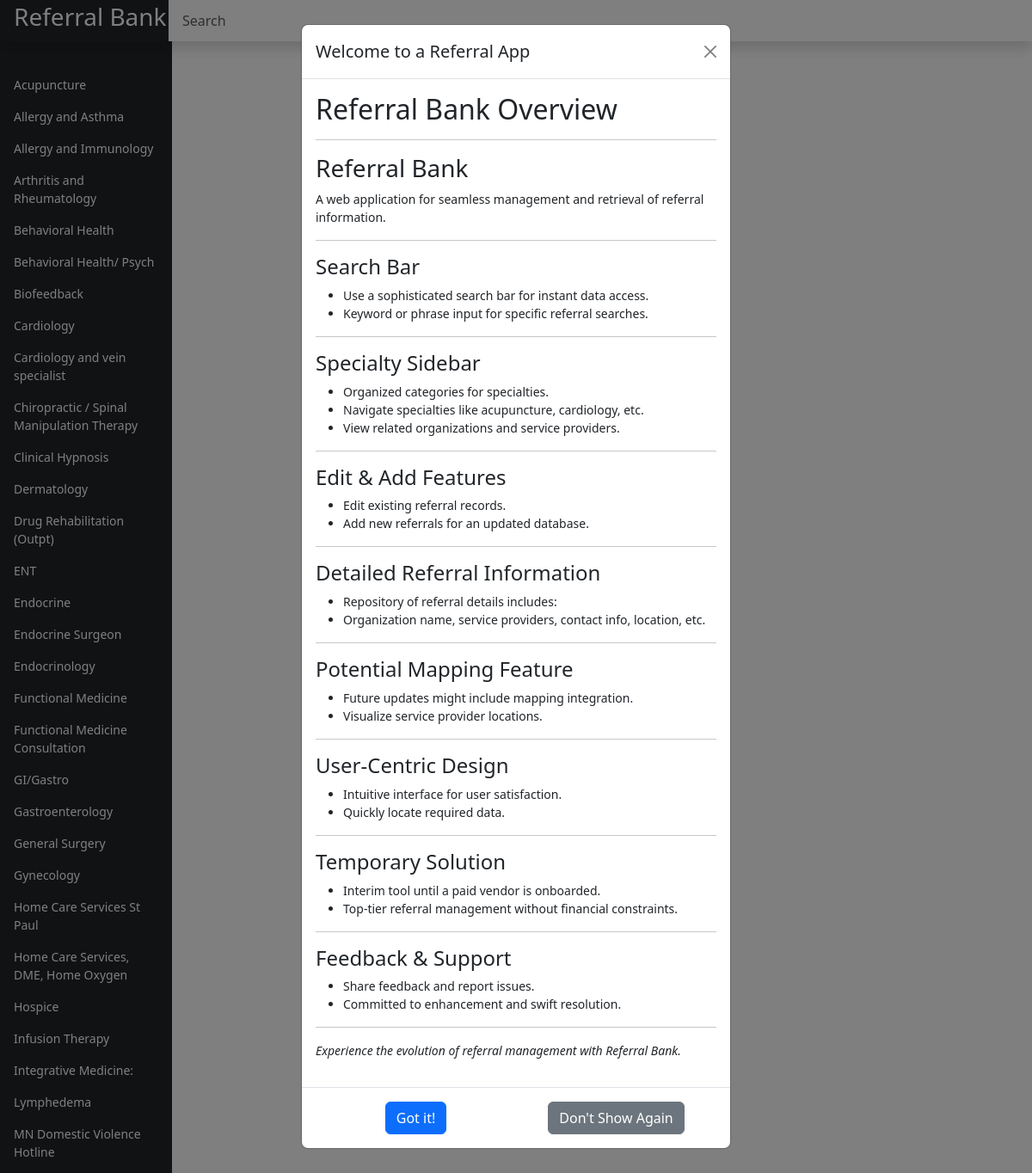
Before: / with the older database file.
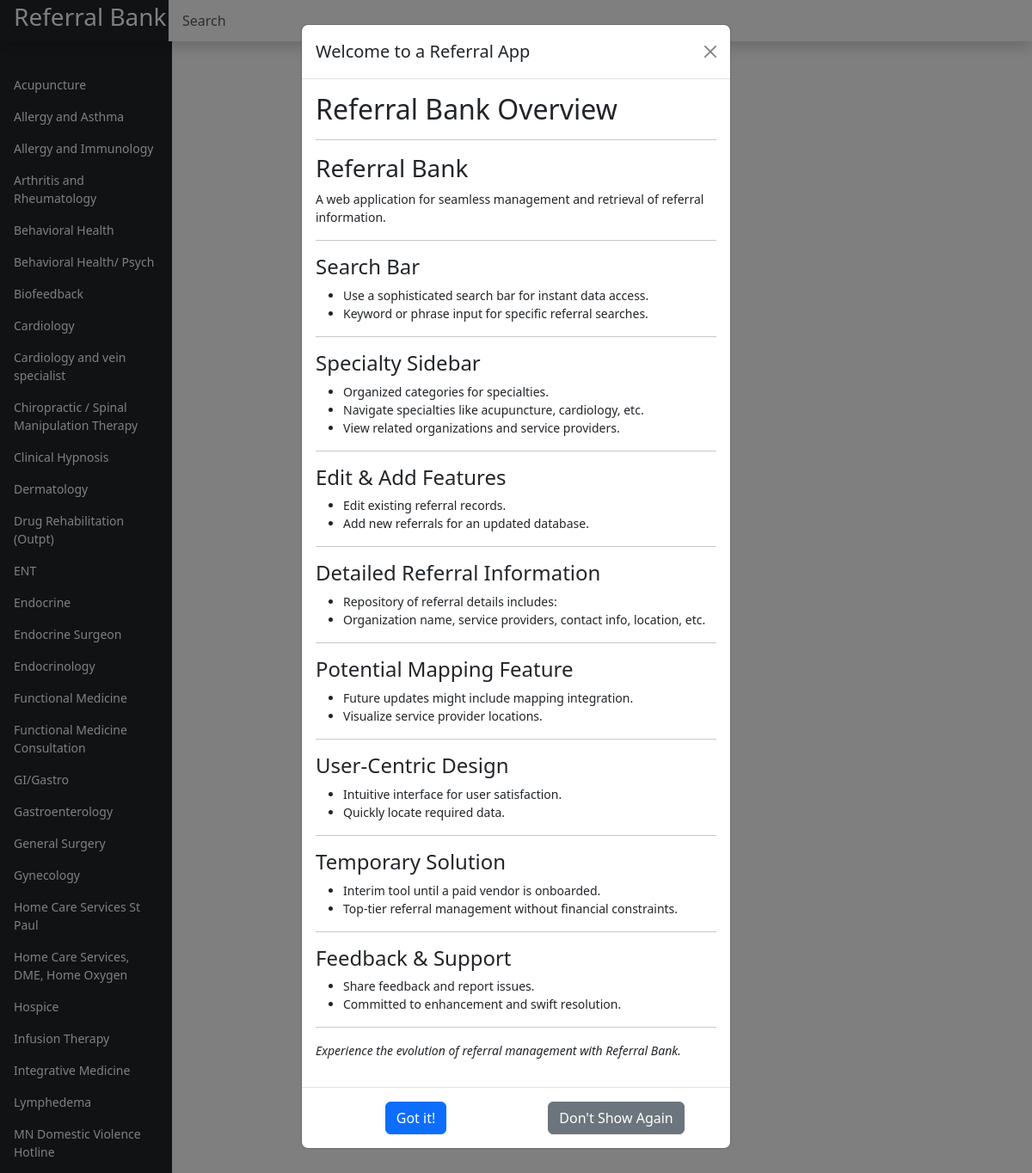
After: the same page with the newer database file.
### tables this page shows
CREATE TABLE "referrals" (
                id INTEGER PRIMARY KEY,
                SPECIALTY TEXT,
                NAME_OF_ORGANIZATION TEXT,
                NAME TEXT,
                LOCATION TEXT,
                PHONE_NUMBER TEXT,
                FAX_NUMBER TEXT,
                WEBSITE TEXT,
                NOTES TEXT,
                EMAIL TEXT
            );

### app.py (the view)
@app.route('/')
def home():
    df = load_data()
    df = mod_df(df)
    specialties = df['SPECIALTY'].unique().tolist()
    return render_template('dashboard.html', specialties=specialties)

### app.py (called while the page is built)
def mod_df(df):
    df = df.sort_values(by='SPECIALTY').reset_index(drop=True)
    print(len(df))
    df['NAME_OF_ORGANIZATION'].fillna('Unknown Organization', inplace=True)
    df['NAME'].fillna('', inplace=True)
    print(f"modified df: {df.head()}")
    return df

def load_data():
    conn = sqlite3.connect(DB_PATH)
    df = pd.read_sql_query("SELECT * FROM referrals", conn)
    conn.close()
    print(df.head())
    return df

### templates/dashboard.html (shortened to what this page needs)
<!doctype html>
<html lang="en">
<head>
  <link href="https://cdn.jsdelivr.net/npm/bootstrap@5.3.0/dist/css/bootstrap.min.css" rel="stylesheet"
>
  <link rel="stylesheet" href="https://cdnjs.cloudflare.com/ajax/libs/font-awesome/5.15.3/css/all.min.css">
  <link rel="stylesheet" type="text/css" href="https://cdn.datatables.net/1.13.4/css/jquery.dataTables.min.css">
  <link rel="stylesheet" type="text/css"
    href="https://cdn.datatables.net/responsive/2.2.9/css/responsive.dataTables.min.css">
    <link rel="stylesheet" href="https://cdnjs.cloudflare.com/ajax/libs/font-awesome/5.15.1/css/all.min.css">
    <link rel="stylesheet" type="text/css" href="https://cdnjs.cloudflare.com/ajax/libs/toastr.js/latest/css/toastr.min.css">
    <link href="{{ url_for('static', filename='css/dashboard.css') }}" rel="stylesheet">
</head>
<body>
  <header class="navbar navbar-dark sticky-top bg-dark flex-md-nowrap p-0 shadow">
    <div id="title_T" class="col-md-3 h3 ms-3  text-white" data-pg-name="Title">Referral Bank</div>
    <input class="form-control form-control-dark w-100" type="text" placeholder="Search" aria-label="Search"
      id="search">
  </header>
  <div class="modal fade" id="initialInfoModal" tabindex="-1" aria-labelledby="initialInfoModalLabel"
    aria-hidden="true">
    <div class="modal-dialog modal-dialog-centered">
      <div class="modal-content">
        <div class="modal-header">
          <h5 class="modal-title" id="initialInfoModalLabel">Welcome to a Referral App</h5>
          <button type="button" class="btn-close" data-bs-dismiss="modal" aria-label="Close"></button>
        </div>
        <div class="modal-body">
          <div class="referral-bank-modal">
    <h2>Referral Bank Overview</h2>
    <hr>
    <h3>Referral Bank</h3>
    <p>A web application for seamless management and retrieval of referral information.</p>
    <hr>
    <h4>Search Bar</h4>
    <ul style="list-style-type:disc;">
        <li>Use a sophisticated search bar for instant data access.</li>
        <li>Keyword or phrase input for specific referral searches.</li>
    </ul>
    <hr>
    <h4>Specialty Sidebar</h4>
    <ul style="list-style-type:disc;">
        <li>Organized categories for specialties.</li>
        <li>Navigate specialties like acupuncture, cardiology, etc.</li>
        <li>View related organizations and service providers.</li>
    </ul>
    <hr>
    <h4>Edit & Add Features</h4>
    <ul style="list-style-type:disc;">
        <li>Edit existing referral records.</li>
        <li>Add new referrals for an updated database.</li>
    </ul>
    <hr>
    <h4>Detailed Referral Information</h4>
    <ul style="list-style-type:disc;">
        <li>Repository of referral details includes:</li>
        <li>Organization name, service providers, contact info, location, etc.</li>
    </ul>
    <hr>
    <h4>Potential Mapping Feature</h4>
    <ul style="list-style-type:disc;">
        <li>Future updates might include mapping integration.</li>
        <li>Visualize service provider locations.</li>
    </ul>
    <hr>
    <h4>User-Centric Design</h4>
    <ul style="list-style-type:disc;">
        <li>Intuitive interface for user satisfaction.</li>
        <li>Quickly locate required data.</li>
    </ul>
    <hr>
    <h4>Temporary Solution</h4>
    <ul style="list-style-type:disc;">
        <li>Interim tool until a paid vendor is onboarded.</li>
        <li>Top-tier referral management without financial constraints.</li>
    </ul>
    <hr>
    <h4>Feedback & Support</h4>
    <ul style="list-style-type:disc;">
        <li>Share feedback and report issues.</li>
        <li>Committed to enhancement and swift resolution.</li>
    </ul>
    <hr>
    <p><em>Experience the evolution of referral management with Referral Bank.</em></p>
</div>
        </div>
        <div class="modal-footer">
    <div class="container-fluid">
        <div class="row">
            <div class="col text-center">
                <button type="button" class="btn btn-primary" data-bs-dismiss="modal">Got it!</button>
            </div>
            <div class="col text-center">
                <button id="dontShowAgainBtn" class="btn btn-secondary">Don't Show Again</button>
            </div>
        </div>
    </div>
</div>
      </div>
    </div>
  </div>
  <div id="main_info" class="container-fluid">
    <div class="row">
      <nav id="sidebar" class="col-md-3 col-lg-2 d-md-block bg-light sidebar">
        <div class="position-sticky pt-3 bg-dark">
          <ul class="nav flex-column" id="specialties">
            {% for specialty in specialties %}
            <li class="nav-item">
              <a class="nav-link" href="#">{{ specialty }}</a>
            </li>
            {% endfor %}
          </ul>
        </div>
      </nav>
      <main class="col-md-9 col-lg-7 px-md-4 main">
        <h2>
          <button id="addReferral" class="btn btn-success ms-3">Add New Referral</button>
        </h2>
      </main>
    </div>
  </div>
</body>
</html>

### static/css/dashboard.css (style rules this page uses)
body { font-size: .875rem; }
.sidebar { position: fixed; top: 0; bottom: 0; left: 0; z-index: 100; padding: 48px 0 0; box-shadow: inset -1px 0 0 rgba(0, 0, 0, .1); }
.sidebar { padding: 48px 0 0; box-shadow: inset -1px 0 0 rgba(0, 0, 0, .1); overflow-y: auto; max-height: 100vh; }
.sidebar .nav-link { font-weight: 500; color: #ffffff; }
.navbar .form-control { padding: .75rem 1rem; border-width: 0; border-radius: 0; }
.form-control-dark { color: #fff; border-color: rgba(255, 255, 255, .1); }
main { margin-left: 350px; }
#title_T { width: 15%; }
#main_info { margin-top: 15px; }

Changed rows visible on the page:
changed referrals: SPECIALTY "Integrative Medicine:" → "Integrative Medicine"
